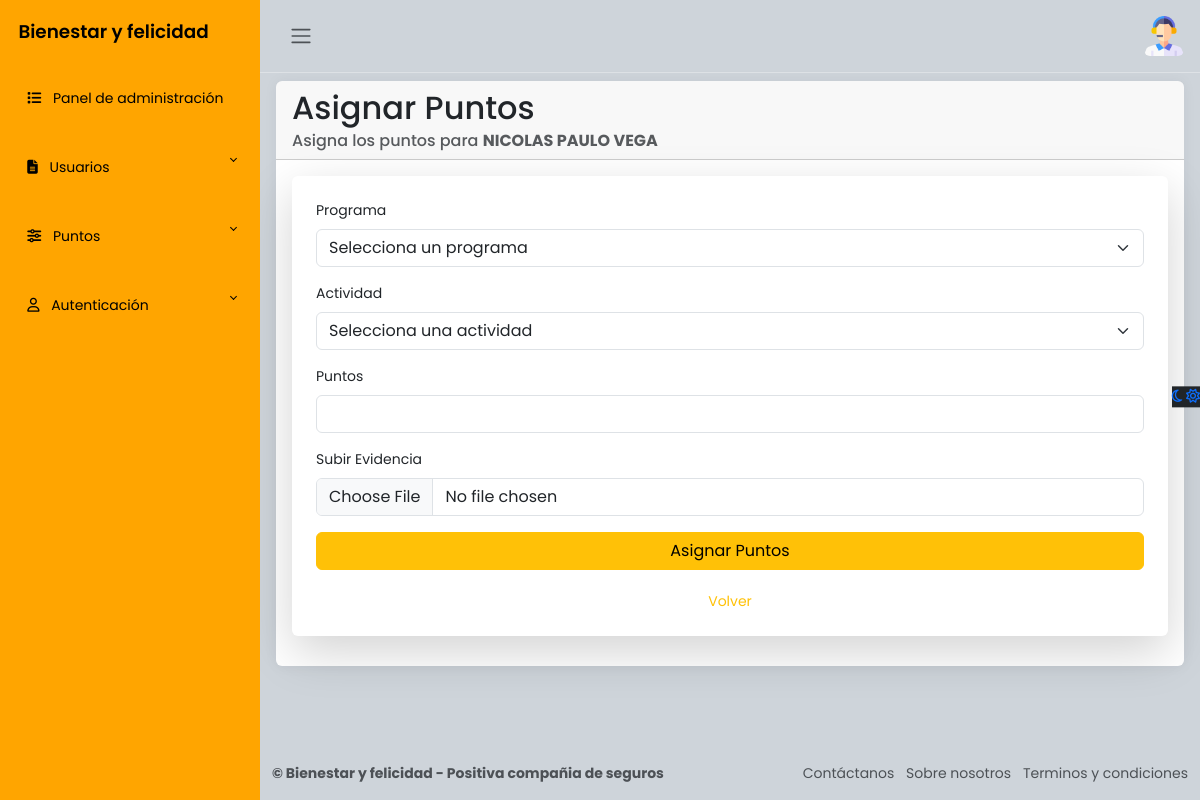
The page /admin_panel/puntos/usuario/1127586877 (signed in) on the database its author committed.
### apps/usuarios/models.py (models this page shows, shortened)
class Usuarios(AbstractBaseUser, PermissionsMixin):
    avatar = models.FileField('Avatar', upload_to='usuarios/', null=True, blank=True)
    nombres = models.CharField('Nombres', max_length=50)
    apellidos = models.CharField('Apellidos', max_length=100)
    numero_documento = models.IntegerField('Número de documento', primary_key=True, unique=True)
    correo = models.EmailField('Correo electrónico', max_length=255, unique=True)
    puntos_totales = models.IntegerField('Número total de puntos', default=1000)
    password = models.CharField('Contraseña', max_length=255)
    ultimo_reinicio = models.DateField('Ultimo reinicio de puntos', default=now) # Reiniciar puntos
    is_active = models.BooleanField(default=True)
    is_staff = models.BooleanField(default=False)
    objects = UsuariosManager()
    USERNAME_FIELD = 'numero_documento'
    REQUIRED_FIELDS = ['nombres', 'apellidos', 'correo']
    class Meta:
        verbose_name = 'Usuario'
        verbose_name_plural = 'Usuarios'

### apps/puntos/views.py (the view, shortened to what this page needs)
# urls.py: path('usuario/<int:id_usuario>', login_required(puntos), name="puntos"),
@login_required(login_url='/accounts/login/')
@user_passes_test(is_staff, login_url='/')
def puntos(request, id_usuario):
    usuario = Usuarios.objects.get(numero_documento=id_usuario)
    programas = Programa.objects.all()
    actividades = Actividad.objects.none()  # Inicialmente vacío
    form = PuntosForm()
    return render(request, 'puntos.html', {
        'usuario': usuario,
        'programas': programas,
        'actividades': actividades,
        'form': form
    })

### apps/puntos/forms.py
class PuntosForm(forms.ModelForm):
    class Meta:
        model = Puntos
        fields = '__all__'
        widgets = {
            'evidencia': forms.ClearableFileInput(attrs={'class': 'form-control'}),
        }

### apps/puntos/views.py (called while the page is built)
def is_staff(user):
    return user.is_active and user.is_staff # Validar si es administrador y esta activo

### apps/puntos/templates/puntos.html (shortened to what this page needs)
{% extends "admin_dashboard/layout.html" %}
{% load static %}
{% block content %}
<main class="content px-3 py-2">
    <div class="card border-0">
        <div class="card-header">
            <h2 class="card-title">Asignar Puntos</h2>
            <h6 class="card-subtitle text-muted">
                Asigna los puntos para <strong>{{ usuario.nombres|upper }} {{ usuario.apellidos|upper }}</strong>
            </h6>
        </div>
        <div class="card-body">
            <form method="POST" enctype="multipart/form-data" class="p-4 shadow-lg rounded">
                <div class="mb-3">
                    <label for="id_programa" class="form-label">Programa</label>
                    <select class="form-select" id="id_programa" name="programa">
                        <option value="">Selecciona un programa</option>
                    </select>
                </div>
                <div class="mb-3">
                    <label for="id_actividad" class="form-label">Actividad</label>
                    <select name="actividad" id="id_actividad" class="form-select">
                        <option value="">Selecciona una actividad</option>
                    </select>
                </div>
                <div class="mb-3">
                    <label for="puntos" class="form-label">Puntos</label>
                    <input type="number" name="puntos" id="puntos" class="form-control" readonly>
                </div>
                <div class="mb-3">
                    <label for="id_evidencia" class="form-label">Subir Evidencia</label>
                    <input type="file" name="evidencia" id="id_evidencia" class="form-control">
                </div>
                <button type="submit" class="btn btn-warning w-100">Asignar Puntos</button>
                <br><br>
                <div class="text-center">
                    <a href="{% url 'list_usuarios' %}" class="text-warning">Volver</a>
                </div>
            </form>
        </div>
    </div>
</main>
{% endblock %}

### apps/usuarios/templates/admin_dashboard/layout.html (shortened to what this page needs)
{% load static %}
<html lang="es">
<head>
    <link rel="stylesheet" href="https://cdn.jsdelivr.net/npm/bootstrap@5.3.0-alpha2/dist/css/bootstrap.min.css">
    <link href="https://cdn.jsdelivr.net/npm/bootstrap@5.3.0/dist/css/bootstrap.min.css" rel="stylesheet">
    <link rel="stylesheet" href="{% static 'css/administrador.styles.css' %}">
</head>
<body>
    <div class="wrapper">
        <aside id="sidebar" class="js-sidebar">
            <div class="h-100">
                <div class="sidebar-logo">
                    <a href="{% url "inicio" %}">Bienestar y felicidad</a>
                </div>
                <ul class="sidebar-nav">
                    <li class="sidebar-item">
                        <a href="{% url "admin_panel" %}" class="sidebar-link">
                            <i class="fa-solid fa-list pe-2"></i>
                            Panel de administración
                        </a>
                    </li>
                    <li class="sidebar-item">
                        <a href="#" class="sidebar-link collapsed" data-bs-target="#pages" data-bs-toggle="collapse"
                            aria-expanded="false"><i class="fa-solid fa-file-lines pe-2"></i>
                            Usuarios
                        </a>
                    </li>
                    <li class="sidebar-item">
                        <a href="#" class="sidebar-link collapsed" data-bs-target="#posts" data-bs-toggle="collapse"
                            aria-expanded="false"><i class="fa-solid fa-sliders pe-2"></i>
                            Puntos
                        </a>
                    </li>
                    <li class="sidebar-item">
                        <a href="#" class="sidebar-link collapsed" data-bs-target="#auth" data-bs-toggle="collapse"
                            aria-expanded="false"><i class="fa-regular fa-user pe-2"></i>
                            Autenticación
                        </a>
                    </li>
                </ul>
            </div>
        </aside>
        <div class="main">
            <nav class="navbar navbar-expand px-3 border-bottom">
                <button class="btn" id="sidebar-toggle" type="button">
                    <span class="navbar-toggler-icon"></span>
                </button>
                <div class="navbar-collapse navbar">
                    <ul class="navbar-nav">
                        <li class="nav-item dropdown">
                            <a href="#" data-bs-toggle="dropdown" class="nav-icon pe-md-0">
                                {% if user.is_authenticated %}
                                    {% if user.avatar %}
                                        <img class="avatar img-fluid rounded" src="{{ user.avatar.url }}" alt="Avatar de {{ user.nombres }}">
                                    {% else %}
                                        <img src="{% static "img/usuario/usuario.png" %}" alt="usuario" class="avatar img-fluid">
                                    {% endif %}
                                {% endif %}
                            </a>
                        </li>
                    </ul>
                </div>
            </nav>
            {% block content %}{% endblock %}
            <a href="#" class="theme-toggle">
                <i class="fa-regular fa-moon"></i>
                <i class="fa-regular fa-sun"></i>
            </a>
            <footer class="footer">
                <div class="container-fluid">
                    <div class="row text-muted">
                        <div class="col-6 text-start">
                            <p class="mb-0">
                                <a href="#" class="text-muted">
                                    <strong>&copy; Bienestar y felicidad - Positiva compañia de seguros</strong>
                                </a>
                            </p>
                        </div>
                        <div class="col-6 text-end">
                            <ul class="list-inline">
                                <li class="list-inline-item" data-bs-toggle="modal" data-bs-target="#contactanos">
                                    <a href="#" class="text-muted">Contáctanos</a>
                                </li>
                                <li class="list-inline-item" data-bs-toggle="modal" data-bs-target="#sobreNosotros">
                                    <a href="#" class="text-muted">Sobre nosotros</a>
                                </li>
                                <li class="list-inline-item" data-bs-toggle="modal" data-bs-target="#terminosCondiciones">
                                    <a href="#" class="text-muted">Terminos y condiciones</a>
                                </li>
                            </ul>
                        </div>
                    </div>
                </div>
            </footer>
        </div>
    </div>
</body>
</html>

### static/css/administrador.styles.css (style rules this page uses)
body { font-family: 'Poppins', sans-serif; font-size: 0.875rem; opacity: 1; overflow-y: scroll; margin: 0; }
a { cursor: pointer; text-decoration: none; font-family: 'Poppins', sans-serif; }
li { list-style: none; }
.wrapper { align-items: stretch; display: flex; width: 100%; }
#sidebar { max-width: 260px; min-width: 260px; background: orange; transition: all 0.35s ease-in-out; }
.main { display: flex; flex-direction: column; min-height: 100vh; min-width: 0; overflow: hidden; transition: all 0.35s ease-in-out; width: 100%; background: var(--bs-dark-bg-subtle); }
.sidebar-logo { padding: 1.15rem; }
.sidebar-logo a { color: #000; font-size: 1.15rem; font-weight: 600; }
.sidebar-nav { list-style: none; margin-bottom: 0; padding-left: 0; margin-left: 0; }
a.sidebar-link { padding: 1.5rem 1.7rem; color: #000; position: relative; display: block; font-size: 0.875rem; }
.sidebar-link[data-bs-toggle="collapse"]::after { border: solid; border-width: 0 .075rem .075rem 0; content: ""; display: inline-block; padding: 2px; position: absolute; right: 1.5rem; top: 1.4rem; transform: rotate(-135deg); transition: all .2s ease-out; }
.sidebar-link[data-bs-toggle="collapse"].collapsed::after { transform: rotate(45deg); transition: all .2s ease-out; }
.avatar { height: 40px; width: 40px; }
.navbar-expand .navbar-nav { margin-left: auto; }
.content { flex: 1; max-width: 100vw; width: 100vw; }
@media (min-width:780px) { .content { max-width: auto; width: auto; } }
.card { box-shadow: 0 0 .875rem 0 rgba(34, 46, 60, .05); margin-bottom: 24px; }
.theme-toggle { position: fixed; top: 50%; transform: translateY(-65%); text-align: center; z-index: 10; right: 0; left: auto; border: none; background-color: var(--bs-body-color); }

### rows shown on the page
Usuarios: avatar (picture)
Usuarios: nombres "NICOLAS", apellidos "PAULO VEGA"
